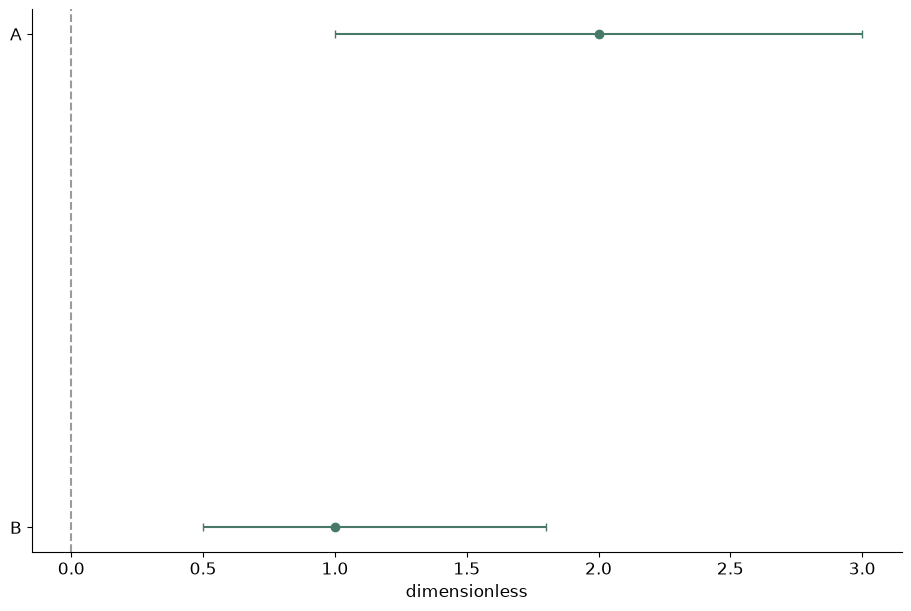

Source code (Python):
# Tuyan deterministic figure renderer v1; values are immutable source data.
import json
import math
import numpy as np
import matplotlib
matplotlib.use('Agg')
import matplotlib.pyplot as plt
from matplotlib.patches import Circle
from matplotlib.colors import ListedColormap, BoundaryNorm
d = json.loads("{\"type\":\"forest\",\"rows\":[{\"label\":\"A\",\"value\":2,\"low\":1,\"high\":3},{\"label\":\"B\",\"value\":1,\"low\":0.5,\"high\":1.8}],\"units\":{\"value\":\"dimensionless\",\"x\":\"dimensionless\",\"y\":\"dimensionless\",\"size\":\"dimensionless\",\"low\":\"dimensionless\",\"high\":\"dimensionless\",\"start\":\"dimensionless\",\"end\":\"dimensionless\",\"effect\":\"dimensionless\",\"p\":\"dimensionless\",\"mean\":\"dimensionless\",\"fpr\":\"dimensionless\",\"tpr\":\"dimensionless\",\"recall\":\"dimensionless\",\"precision\":\"dimensionless\",\"predicted\":\"dimensionless\",\"observed\":\"dimensionless\",\"count\":\"dimensionless\",\"a\":\"dimensionless\",\"b\":\"dimensionless\",\"se\":\"dimensionless\",\"u\":\"dimensionless\",\"v\":\"dimensionless\",\"time\":\"dimensionless\",\"event\":\"dimensionless\"},\"options\":{\"bandwidth\":0.5,\"bins\":5,\"nullValue\":0,\"initialValue\":0,\"levels\":[0.5,1,1.5]},\"analysis\":{\"method\":\"pca\",\"description\":\"Synthetic precomputed QA values; not a statistical analysis of research data.\",\"pKind\":\"p\"},\"variants\":[],\"pixels\":1024,\"plotStyle\":{\"width\":9,\"height\":6,\"fontSize\":12}}")
r, kind, opt = d['rows'], d['type'], d['options']
plt.rcParams.update({'font.size':d['plotStyle']['fontSize']})
fig, ax = plt.subplots(figsize=(d['plotStyle']['width'], d['plotStyle']['height']), layout='constrained')
fig.set_facecolor('white')
fig._tuyan_target_pixels = d['pixels']
colors = ['#487968','#c58b53','#647da6','#a77592','#a5a659']
labels = [str(row.get('label',i+1)) for i,row in enumerate(r)]
unit = d['units']
def col(name):
    return np.array([row[name] for row in r], dtype=float)
def grouped():
    names = list(dict.fromkeys([str(row.get('group','Data')) for row in r]))
    return names, [np.array([row['value'] for row in r if str(row.get('group','Data')) == name], dtype=float) for name in names]
def density(values):
    # User-specified positive bandwidth; no concealed automatic inference.
    bw=float(opt['bandwidth'])
    grid=np.linspace(float(min(values))-3*bw,float(max(values))+3*bw,256)
    z=(grid[:,None]-values[None,:])/bw
    return grid,np.exp(-0.5*z*z).mean(axis=1)/(bw*math.sqrt(2*math.pi))
if kind in ['bar','dotplot','lollipop','forest']:
    y=np.arange(len(r)); values=col('value')
    if kind=='bar':
        bars=ax.barh(y,values,color=colors[0]); assert np.allclose([b.get_width() for b in bars],values)
    elif kind=='lollipop':
        ax.hlines(y,0,values,color=colors[0]); ax.scatter(values,y,color=colors[0])
    elif kind=='forest':
        ax.errorbar(values,y,xerr=np.vstack([values-col('low'),col('high')-values]),fmt='o',color=colors[0],capsize=3)
        ax.axvline(float(opt['nullValue']),color='#969e96',linestyle='--')
    else: ax.scatter(values,y,color=colors[0])
    ax.set_yticks(y,labels);ax.invert_yaxis();ax.set_xlabel(unit['value'])
elif kind in ['dumbbell','gantt']:
    y=np.arange(len(r));start,end=col('start'),col('end')
    if kind=='gantt': ax.barh(y,end-start,left=start,color=colors[0])
    else:
        ax.hlines(y,start,end,color='#9da99e');ax.scatter(start,y,label=opt.get('startLabel','Start'),color=colors[0]);ax.scatter(end,y,label=opt.get('endLabel','End'),color=colors[1]);ax.legend()
    ax.set_yticks(y,labels);ax.invert_yaxis();ax.set_xlabel(unit['start'])
elif kind=='waterfall':
    values=col('value');start=float(opt['initialValue'])+np.r_[0,np.cumsum(values)[:-1]]
    ax.bar(np.arange(len(r)),values,bottom=start,color=[colors[0] if v>=0 else colors[1] for v in values]);ax.set_xticks(np.arange(len(r)),labels,rotation=30);ax.set_ylabel(unit['value']);ax.axhline(0,color='#adb3a9')
elif kind=='histogram':
    values=col('value');counts,edges=np.histogram(values,bins=opt['bins'])
    assert int(counts.sum())==len(values)
    artists=ax.bar(edges[:-1],counts,width=np.diff(edges),align='edge',color=colors[0],edgecolor='white')
    assert np.allclose([p.get_height() for p in artists],counts)
    ax.set_xlabel(unit['value']);ax.set_ylabel('Count')
elif kind=='stripplot':
    names,groups=grouped()
    for i,values in enumerate(groups):ax.scatter(np.full(len(values),i),values,color=colors[i%len(colors)],s=22,alpha=.7)
    ax.set_xticks(np.arange(len(names)),names);ax.set_ylabel(unit['value'])
elif kind in ['boxplot','violin','raincloud','density','ridgeline']:
    names,groups=grouped()
    if kind=='boxplot': ax.boxplot(groups,whis=1.5,showfliers=True);ax.set_xticks(np.arange(len(names))+1,names);ax.set_ylabel(unit['value'])
    elif kind=='violin':
        # bw_method is explicit to avoid a hidden bandwidth choice.
        ax.violinplot(groups,showmeans=False,showmedians=True,bw_method=float(opt['bandwidth']));ax.set_xticks(np.arange(len(names))+1,names);ax.set_ylabel(unit['value'])
    else:
        for i,values in enumerate(groups):
            grid,pdf=density(values); color=colors[i%len(colors)]
            if kind=='density': ax.plot(grid,pdf,color=color,label=names[i])
            else:
                base=float(i);scale=0.65/max(pdf) if max(pdf)>0 else 1
                ax.fill_between(grid,base,base+pdf*scale,color=color,alpha=0.45)
                if kind=='raincloud':
                    ax.scatter(values,np.full(len(values),base-0.15),color=color,s=15)
                    ax.boxplot([values],positions=[base-0.35],vert=False,widths=.15,whis=1.5,manage_ticks=False)
        ax.set_xlabel(unit['value'])
        if kind=='density':ax.set_ylabel('Density');ax.legend()
        else:ax.set_yticks(np.arange(len(names)),names)
elif kind=='ecdf':
    values=np.sort(col('value')); p=np.arange(1,len(values)+1)/len(values)
    line=ax.step(values,p,where='post',color=colors[0])[0];assert np.allclose(line.get_ydata(),p)
    ax.set_xlabel(unit['value']);ax.set_ylabel('Cumulative proportion');ax.set_ylim(0,1)
elif kind in ['line','area','scatter','bubble','ordination','ma_plot','volcano','roc','pr_curve','calibration','bland_altman','funnel_meta']:
    xname,yname='x','y'
    if kind=='ma_plot':xname,yname='mean','effect'
    if kind=='roc':xname,yname='fpr','tpr'
    if kind=='pr_curve':xname,yname='recall','precision'
    if kind=='calibration':xname,yname='predicted','observed'
    if kind=='funnel_meta':xname,yname='effect','se'
    if kind=='volcano':x=col('effect');y=-np.log10(col('p'));xlabel='Effect ('+unit['effect']+')';ylabel='-log10('+d['analysis']['pKind']+')'
    elif kind=='bland_altman':
        a,b=col('a'),col('b');x=(a+b)/2;y=a-b;bias=np.mean(y);sd=np.std(y,ddof=1)
        for line,label in [(bias,'Mean difference'),(bias-1.96*sd,'Lower agreement limit'),(bias+1.96*sd,'Upper agreement limit')]:ax.axhline(line,color='#9a9f96',linestyle='--',label=label)
        ax.legend(fontsize=8);xlabel='Mean ('+unit['a']+')';ylabel='A - B ('+unit['a']+')'
    else:x,y=col(xname),col(yname);xlabel=xname+' ('+unit[xname]+')';ylabel=yname+' ('+unit[yname]+')'
    if kind in ['line','area','roc','pr_curve','calibration']:
        order=np.lexsort((y,x)) if kind=='roc' else np.argsort(x,kind='stable');x,y=x[order],y[order]
        artist=ax.plot(x,y,color=colors[0],marker='o',markersize=3)[0];assert np.allclose(artist.get_ydata(),y)
        if kind=='area':ax.fill_between(x,0,y,color=colors[0],alpha=.25)
    else:
        artist=ax.scatter(x,y,s=col('size')*float(opt.get('areaScale',20)) if kind=='bubble' else 26,color=colors[0]);assert np.allclose(artist.get_offsets(),np.column_stack([x,y]))
    ax.set_xlabel(xlabel);ax.set_ylabel(ylabel)
    if kind=='bubble':
        handles,legend_labels=artist.legend_elements(prop='sizes',num=3,func=lambda size:size/float(opt.get('areaScale',20)))
        ax.legend(handles,legend_labels,title='Area ('+unit['size']+')',fontsize=8)
    if kind in ['roc','calibration']:ax.plot([0,1],[0,1],linestyle='--',color='#adb3a9');ax.set_xlim(0,1);ax.set_ylim(0,1)
    if kind=='pr_curve':ax.set_xlim(0,1);ax.set_ylim(0,1)
    if kind=='funnel_meta':ax.invert_yaxis()
    if kind=='ordination':ax.text(.01,1.02,d['analysis']['method'].upper(),transform=ax.transAxes,fontsize=10)
elif kind in ['heatmap','adjacency_matrix','correlation_matrix','confusion_matrix','bubble_matrix','binary_matrix']:
    names_y=list(dict.fromkeys([str(row['row']) for row in r]));names_x=list(dict.fromkeys([str(row['column']) for row in r]))
    matrix=np.full((len(names_y),len(names_x)),np.nan)
    for row in r:matrix[names_y.index(str(row['row'])),names_x.index(str(row['column']))]=row['value']
    if kind=='bubble_matrix':
        for row in r:ax.scatter(names_x.index(str(row['column'])),names_y.index(str(row['row'])),s=row['value']*float(opt.get('areaScale',25)),color=colors[0])
        ax.invert_yaxis()
    elif kind=='binary_matrix':
        cmap=ListedColormap(['#f1f3ed','#487968']);cmap.set_bad('#b7b9b2')
        img=ax.pcolormesh(np.arange(len(names_x)+1)-.5,np.arange(len(names_y)+1)-.5,matrix,cmap=cmap,norm=BoundaryNorm([-.5,.5,1.5],2),shading='flat');ax.invert_yaxis();fig.colorbar(img,ax=ax,ticks=[0,1],label='0 absent / 1 present; grey missing')
        assert np.allclose(img.get_array(),matrix,equal_nan=True)
    else:
        img=ax.pcolormesh(np.arange(len(names_x)+1)-.5,np.arange(len(names_y)+1)-.5,matrix,cmap='RdBu_r' if kind=='correlation_matrix' else 'viridis',vmin=-1 if kind=='correlation_matrix' else None,vmax=1 if kind=='correlation_matrix' else None,shading='flat');ax.invert_yaxis();fig.colorbar(img,ax=ax,label=unit['value'])
        assert np.allclose(img.get_array(),matrix,equal_nan=True)
    ax.set_xticks(np.arange(len(names_x)),names_x,rotation=40,ha='right');ax.set_yticks(np.arange(len(names_y)),names_y)
    if kind=='confusion_matrix':ax.set_xlabel('Predicted class');ax.set_ylabel('True class')
elif kind=='pie':
    values=col('value');wedges,_=ax.pie(values,labels=labels,colors=colors,normalize=True)
    assert np.allclose([(w.theta2-w.theta1)/360 for w in wedges],values/sum(values),atol=1e-6)
elif kind=='rose':
    fig.delaxes(ax);ax=fig.add_subplot(111,projection='polar');values=col('value');theta=np.arange(len(r))*2*np.pi/len(r)
    ax.bar(theta,np.sqrt(values),width=2*np.pi/len(r),color=colors[0],edgecolor='white');ax.set_xticks(theta,labels);ax.set_ylabel('Radius = sqrt(value)')
elif kind in ['gene_track','protein_domain']:
    start,end=col('start'),col('end');ax.barh(np.arange(len(r)),end-start,left=start,color=colors[0]);ax.set_yticks(np.arange(len(r)),labels);ax.set_xlabel(unit['start']);ax.invert_yaxis()
elif kind=='vector_field':
    artist=ax.quiver(col('x'),col('y'),col('u'),col('v'),angles='xy',scale_units='xy',scale=1,color=colors[0]);ax.set_xlabel(unit['x']);ax.set_ylabel(unit['y']);ax.set_aspect('equal')
elif kind=='contour':
    xs=np.unique(col('x'));ys=np.unique(col('y'));z=np.full((len(ys),len(xs)),np.nan)
    for row in r:z[list(ys).index(row['y']),list(xs).index(row['x'])]=row['value']
    cs=ax.contour(xs,ys,z,levels=opt['levels'])
    for label in ax.clabel(cs,inline=False,fontsize=8):label.set_bbox({'facecolor':'white','edgecolor':'none','pad':1})
    ax.set_xlabel(unit['x']);ax.set_ylabel(unit['y'])
elif kind=='kaplan_meier':
    names=list(dict.fromkeys([str(row.get('group','Data')) for row in r]))
    for i,name in enumerate(names):
        data=[row for row in r if str(row.get('group','Data'))==name];times=sorted(set(row['time'] for row in data));xs=[0.];ys=[1.];s=1.
        for t in times:
            risk=sum(row['time']>=t for row in data);events=sum(row['time']==t and row['event']==1 for row in data)
            s=s*(1-events/risk);xs.append(t);ys.append(s)
            cens=sum(row['time']==t and row['event']==0 for row in data)
            if cens:ax.plot(t,s,marker='+',color=colors[i%len(colors)])
        ax.step(xs,ys,where='post',label=name,color=colors[i%len(colors)])
    ax.set_ylim(0,1.03);ax.set_ylabel('Survival probability (no CI estimated)');ax.set_xlabel(unit['time']);ax.legend()
elif kind in ['venn','upset']:
    names=[row['set'] for row in r];sets=[set(row['members']) for row in r];members=set().union(*sets);counts={}
    for item in members:
        mask=tuple(item in s for s in sets);counts[mask]=counts.get(mask,0)+1
    if kind=='venn':
        for x,color,name in [(0.4,colors[0],names[0]),(.65,colors[1],names[1])]:ax.add_patch(Circle((x,.5),.23,facecolor=color,alpha=.25));ax.text(x,.78,name,ha='center')
        for x,key in [(.29,(True,False)),(.525,(True,True)),(.76,(False,True))]:ax.text(x,.5,str(counts.get(key,0)),ha='center')
        ax.set_xlim(0,1.05);ax.set_ylim(0,1);ax.set_aspect('equal');ax.axis('off');ax.text(.5,.1,'Areas are schematic; labels show exact counts',ha='center',fontsize=8)
    else:
        masks=sorted(counts,key=lambda m:(-counts[m],m));ax.bar(np.arange(len(masks)),[counts[m] for m in masks],color=colors[0]);ax.set_xticks(np.arange(len(masks)),[' & '.join(names[i] for i,v in enumerate(m) if v) for m in masks],rotation=35,ha='right');ax.set_ylabel('Exclusive intersection size')
        # Membership matrix below bars is necessary to distinguish UpSet from a bar chart.
        matrix_ax=ax.inset_axes([0,-.48,1,.27]);matrix_ax.set_xlim(-.5,len(masks)-.5)
        for j,m in enumerate(masks):
            ys=[i for i,v in enumerate(m) if v];matrix_ax.plot([j]*len(ys),ys,color=colors[0]);matrix_ax.scatter([j]*len(names),np.arange(len(names)),color=[colors[0] if v else '#dde1d8' for v in m])
        matrix_ax.set_yticks(np.arange(len(names)),names);matrix_ax.set_xticks([]);matrix_ax.invert_yaxis()

checks={}
computed={}
def audit(name,actual,expected,atol=1e-8):
    a=np.asarray(actual,dtype=float);e=np.asarray(expected,dtype=float)
    assert a.shape==e.shape and np.allclose(a,e,rtol=1e-7,atol=atol,equal_nan=True), 'Numeric artist mismatch: '+name
    mask=np.isfinite(a)&np.isfinite(e)
    error=float(np.max(np.abs(a[mask]-e[mask]))) if np.any(mask) else 0.
    checks[name]={'count':int(a.size),'absoluteError':error,'passed':True}
if kind=='bar':audit('bar_widths',[p.get_width() for p in ax.patches],col('value'))
elif kind in ['dotplot','lollipop']:audit('point_values',ax.collections[-1].get_offsets()[:,0],col('value'))
elif kind=='forest':
    audit('point_estimates',ax.lines[0].get_xdata(),col('value'))
    audit('intervals',np.array(ax.collections[0].get_segments())[:,:,0],np.column_stack([col('low'),col('high')]))
elif kind=='dumbbell':
    audit('start_points',ax.collections[1].get_offsets()[:,0],col('start'));audit('end_points',ax.collections[2].get_offsets()[:,0],col('end'))
elif kind=='gantt':
    audit('interval_start',[p.get_x() for p in ax.patches],col('start'));audit('interval_width',[p.get_width() for p in ax.patches],col('end')-col('start'))
elif kind=='waterfall':
    audit('increments',[p.get_height() for p in ax.patches],col('value'));audit('cumulative_baselines',[p.get_y() for p in ax.patches],float(opt['initialValue'])+np.r_[0,np.cumsum(col('value'))[:-1]])
    computed['cumulativeValues']=(float(opt['initialValue'])+np.cumsum(col('value'))).tolist()
elif kind=='histogram':
    audit('bin_heights',[p.get_height() for p in ax.patches],counts);audit('total_count',[sum(p.get_height() for p in ax.patches)],[len(r)]);computed['binEdges']=edges.tolist();computed['binCounts']=counts.tolist()
elif kind=='stripplot':
    for i,values in enumerate(groups):audit('observations_'+str(i),ax.collections[i].get_offsets()[:,1],values)
elif kind=='boxplot':
    for i,values in enumerate(groups):audit('median_'+str(i),ax.lines[i*7+5].get_ydata(),[np.median(values)]*2)
elif kind=='violin':
    medians=ax.collections[-1].get_segments();audit('medians',[x[0,1] for x in medians],[np.median(v) for v in groups])
elif kind in ['density','ridgeline','raincloud']:
    computed['bandwidth']=float(opt['bandwidth']);computed['groupSizes']=[len(v) for v in groups]
    for i,values in enumerate(groups):
        grid,pdf=density(values)
        if kind=='density':audit('density_'+str(i),ax.lines[i].get_ydata(),pdf)
        else:
            top=np.column_stack([grid,i+pdf*(.65/max(pdf))]);bottom=np.column_stack([grid,np.full(len(grid),i)])
            expected=np.vstack([top[0],bottom,top[-1],top[::-1],top[0]])
            audit('density_polygon_'+str(i),ax.collections[i*(2 if kind=='raincloud' else 1)].get_paths()[0].vertices,expected)
        if kind=='raincloud':audit('observations_'+str(i),ax.collections[i*2+1].get_offsets()[:,0],values)
elif kind=='ecdf':
    audit('ecdf_sorted_values',ax.lines[0].get_xdata(),np.sort(col('value')));audit('ecdf_probability',ax.lines[0].get_ydata(),np.arange(1,len(r)+1)/len(r))
elif kind in ['line','area','roc','pr_curve','calibration']:audit('plotted_xy',np.column_stack([artist.get_xdata(),artist.get_ydata()]),np.column_stack([x,y]))
elif kind in ['scatter','bubble','ordination','ma_plot','volcano','bland_altman','funnel_meta']:
    audit('point_coordinates',artist.get_offsets(),np.column_stack([x,y]))
    if kind=='bubble':audit('marker_area',artist.get_sizes(),col('size')*float(opt.get('areaScale',20)))
    if kind=='volcano':computed['negativeLog10P']=y.tolist()
    if kind=='bland_altman':
        audit('agreement_limits',[ln.get_ydata()[0] for ln in ax.lines[:3]],[bias,bias-1.96*sd,bias+1.96*sd]);computed.update({'meanDifference':float(bias),'sampleSdDifference':float(sd),'limits':[float(bias-1.96*sd),float(bias+1.96*sd)]})
elif kind in ['heatmap','adjacency_matrix','correlation_matrix','confusion_matrix','binary_matrix']:audit('matrix_cells',img.get_array(),matrix);computed['missingCells']=int(np.isnan(matrix).sum())
elif kind=='bubble_matrix':audit('marker_areas',[c.get_sizes()[0] for c in ax.collections],col('value')*float(opt.get('areaScale',25)))
elif kind=='pie':audit('angular_proportions',[(w.theta2-w.theta1)/360 for w in wedges],col('value')/sum(col('value')),1e-6)
elif kind=='rose':audit('area_proportions',[p.get_height()**2 for p in ax.patches],col('value'))
elif kind=='vector_field':audit('vectors',np.column_stack([artist.U,artist.V]),np.column_stack([col('u'),col('v')]))
elif kind=='contour':
    audit('contour_levels',cs.levels,opt['levels'])
    for level,path in zip(cs.levels,cs.get_paths()):
        points=path.vertices
        if len(points)==0:continue
        assert np.all(points[:,0]>=xs[0]) and np.all(points[:,0]<=xs[-1]) and np.all(points[:,1]>=ys[0]) and np.all(points[:,1]<=ys[-1]), 'Contour outside data grid'
        ix=np.clip(np.searchsorted(xs,points[:,0],side='right')-1,0,len(xs)-2);iy=np.clip(np.searchsorted(ys,points[:,1],side='right')-1,0,len(ys)-2)
        tx=(points[:,0]-xs[ix])/(xs[ix+1]-xs[ix]);ty=(points[:,1]-ys[iy])/(ys[iy+1]-ys[iy])
        interpolated=(1-tx)*(1-ty)*z[iy,ix]+tx*(1-ty)*z[iy,ix+1]+(1-tx)*ty*z[iy+1,ix]+tx*ty*z[iy+1,ix+1]
        audit('contour_vertices_'+str(float(level)),interpolated,np.full(len(points),level))
    computed['gridShape']=list(z.shape)
elif kind=='kaplan_meier':
    survival_lines=[ln for ln in ax.lines if ln.get_drawstyle()=='steps-post']
    for i,name in enumerate(names):
        data=[row for row in r if str(row.get('group','Data'))==name];prob=1.;expected=[1.]
        for t in sorted(set(row['time'] for row in data)):
            prob*=1-sum(row['time']==t and row['event']==1 for row in data)/sum(row['time']>=t for row in data);expected.append(prob)
        audit('survival_'+str(i),survival_lines[i].get_ydata(),expected)
        computed[name]={'survival':expected}
elif kind=='venn':audit('intersection_labels',[float(t.get_text()) for t in ax.texts[2:5]],[counts.get((True,False),0),counts.get((True,True),0),counts.get((False,True),0)])
elif kind=='upset':audit('exclusive_intersections',[p.get_height() for p in ax.patches],[counts[m] for m in masks]);audit('union_size',[sum(p.get_height() for p in ax.patches)],[len(members)])
assert checks, 'Missing numeric audit for '+kind
fig._tuyan_validation={'typeId':kind,'checks':checks,'computations':computed,'analysis':d['analysis'],'suppliedFields':list(r[0]),'dataSourcePolicy':'User supplied values; artist checks do not establish source authenticity or study validity.'}

for collection in fig.findobj(matplotlib.collections.Collection):collection.set_rasterized(False)
for spine in ['top','right']:
    if spine in ax.spines: ax.spines[spine].set_visible(False)
